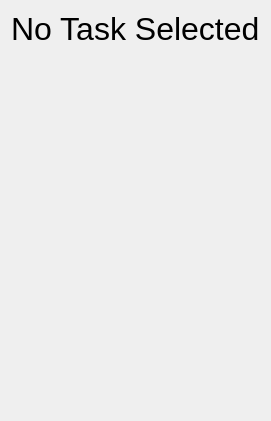
<?xml version="1.0" encoding="UTF-8"?>
<ui version="4.0">
 <class>TaskAreaBlank</class>
 <widget class="QWidget" name="TaskAreaBlank">
  <property name="geometry">
   <rect>
    <x>0</x>
    <y>0</y>
    <width>267</width>
    <height>421</height>
   </rect>
  </property>
  <property name="windowTitle">
   <string>Form</string>
  </property>
  <layout class="QVBoxLayout" name="verticalLayout">
   <item>
    <widget class="QLabel" name="label">
     <property name="font">
      <font>
       <pointsize>24</pointsize>
      </font>
     </property>
     <property name="text">
      <string>No Task Selected</string>
     </property>
     <property name="alignment">
      <set>Qt::AlignLeading|Qt::AlignLeft|Qt::AlignTop</set>
     </property>
    </widget>
   </item>
  </layout>
 </widget>
 <resources/>
 <connections/>
</ui>
